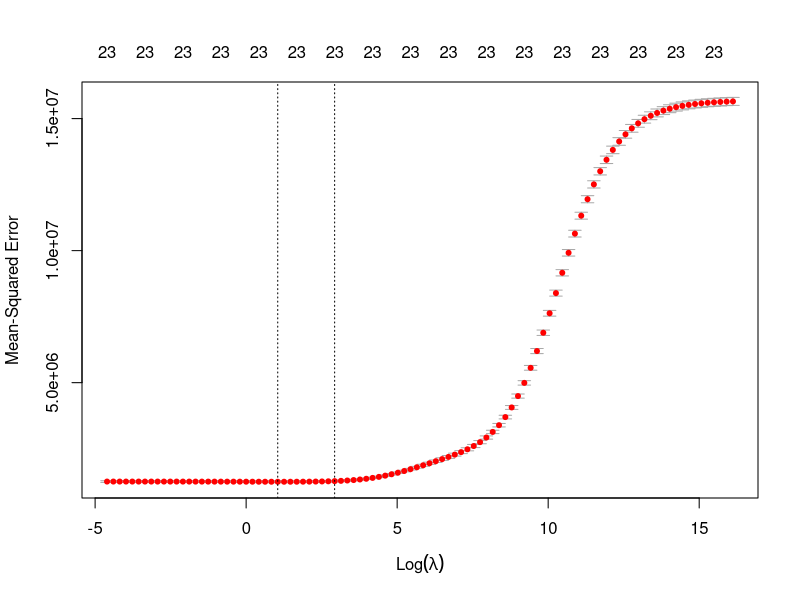
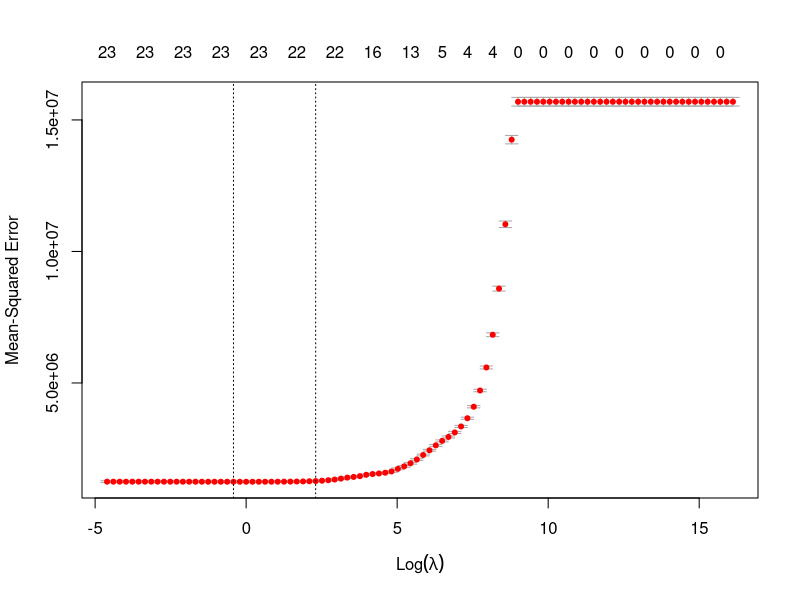
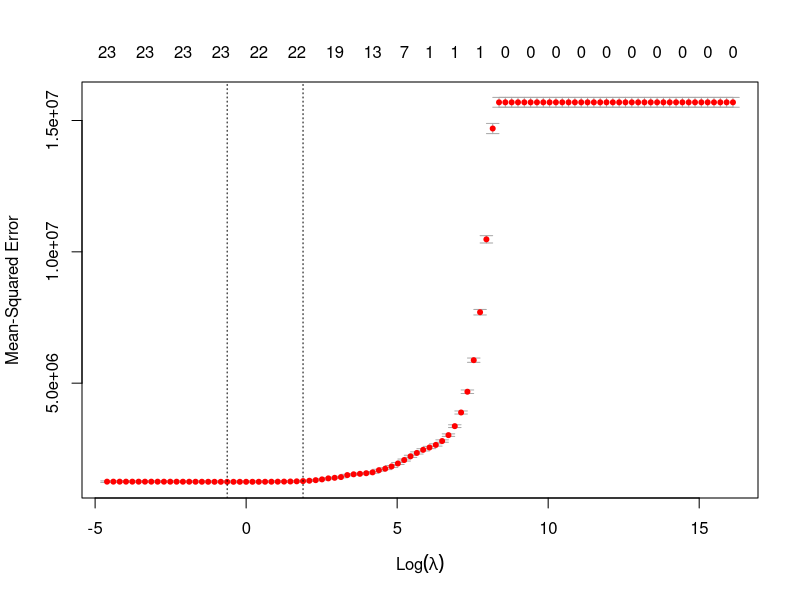

Write the R code that produced these figures, in order. (Note: a time limit stopped this script after it produced the figures.)
## ---- chunk 1
# Required Packages:
# install.packages('glmnet')
# install.packages('e1071')
library(ggplot2)
library(glmnet)
library(e1071)

diamond <- data.frame(diamonds)
## ---- chunk 2
# 1. Converting factors to dummy values:
# (Also, glmnet prefers numeric values)

diamonds.fixed <- cbind(diamond[c(1, 5:6, 8:10)],
                        cut.good=ifelse(diamond$cut=='Good', 1, 0),
                        cut.vgood=ifelse(diamond$cut=='Very Good', 1, 0),
                        cut.premium=ifelse(diamond$cut=='Premium', 1, 0),
                        cut.ideal=ifelse(diamond$cut=='Ideal', 1, 0),
                        
                        col.E=ifelse(diamond$color=='E', 1, 0),
                        col.F=ifelse(diamond$color=='F', 1, 0),
                        col.G=ifelse(diamond$color=='G', 1, 0),
                        col.H=ifelse(diamond$color=='H', 1, 0),
                        col.I=ifelse(diamond$color=='I', 1, 0),
                        col.J=ifelse(diamond$color=='J', 1, 0),
                        
                        clar.SI2=ifelse(diamond$clarity=='SI2', 1, 0),
                        clar.SI1=ifelse(diamond$clarity=='SI1', 1, 0),
                        clar.VS2=ifelse(diamond$clarity=='VS2', 1, 0),
                        clar.VS1=ifelse(diamond$clarity=='VS1', 1, 0),
                        clar.VVS2=ifelse(diamond$clarity=='VVS2', 1, 0),
                        clar.VVS1=ifelse(diamond$clarity=='VVS1', 1, 0),
                        clar.IF=ifelse(diamond$clarity=='IF', 1, 0),
                        
                        diamond[7]
)

diamonds.fixed <- as.matrix(diamonds.fixed)

# 2. Preparing samples:
set.seed(1)
train.indices <- sample(1:nrow(diamonds), nrow(diamonds)/2)

d.specs <- diamonds.fixed[ ,1:23] # X
d.price <- diamonds.fixed[ ,24] # Y

train.specs <- d.specs[train.indices, ] # X_train
train.price <- d.price[train.indices] # Y_train

test.specs <- d.specs[-train.indices, ] # X_test
test.price <- d.price[-train.indices] # Y_test

# 3. Preparing list of candid alpha and lamdas:
alphas <- c(0, 0.5, 1)
lambdas <- 10^seq(7, -2, length=100) # 100 values from 10^-2 to 10^7

# 4. Using cv.glmnet to find the best value of lamda for our alphas:
# 4.a. alpha = 0: Purely Ridge model
ridge.model <- cv.glmnet(train.specs, train.price, alpha=0, lambda=lambdas)
# Choosing best lambda:
plot(ridge.model, xvar="lambda")
best.lambda.r <- ridge.model$lambda.min
cat('The best Lambda for alpha=0 (Pure Ridge model) is: ', best.lambda.r)
# coeff's for best lamda:
predict(ridge.model, type="coefficients", s=best.lambda.r)

# 4.b. alpha = 0.5: Half Ridge model, Half Lasso model
rl.model <- cv.glmnet(train.specs, train.price, alpha=0.5, lambda=lambdas)
# Choosing best lambda:
plot(rl.model, xvar="lambda")
best.lambda.rl <- rl.model$lambda.min
cat('The best Lambda for alpha=0.5 (0.5Ridge/0.5Lasso model) is: ', best.lambda.rl)
# coeff's for best lamda:
predict(rl.model, type="coefficients", s=best.lambda.rl)

# 4.c. alpha = 0.5: Purely Lasso model
lasso.model <- cv.glmnet(train.specs, train.price, alpha=1, lambda=lambdas)
# Choosing best lambda:
plot(lasso.model, xvar="lambda")
best.lambda.l <- lasso.model$lambda.min
cat('The best Lambda for alpha=1 (Pure Lasso model) is: ', best.lambda.l)
# coeff's for best lamda:
predict(lasso.model, type="coefficients", s=best.lambda.l)
## ---- chunk 3
# Calculating the MSE for the 3 models using train data (in-sample):
# 1. Pure Ridge model (alpha=0):
pred_price.train.r <- predict(ridge.model$glmnet.fit, s=best.lambda.r, newx=train.specs)
mse.train.r <- sum((train.price - pred_price.train.r)^2) / nrow(train.specs)
mse.train.r

# 2. Half Ridge/Half Lasso Model (alpha=0.5):
pred_price.train.rl <- predict(rl.model$glmnet.fit, s=best.lambda.rl, newx=train.specs)
mse.train.rl <- sum((train.price - pred_price.train.rl)^2) / nrow(train.specs)
mse.train.rl

# 3. Pure Lasso Model (alpha=1):
pred_price.train.l <- predict(lasso.model$glmnet.fit, s=best.lambda.l, newx=train.specs)
mse.train.l <- sum((train.price - pred_price.train.l)^2) / nrow(train.specs)
mse.train.l
## ---- chunk 4
# MSE for Half Ridge/Half Lasso Model (alpha=0.5) w/ out-sample (test) data:
pred_price.test.rl <- predict(ridge.model$glmnet.fit, s=best.lambda.rl, newx=test.specs)
mse.test.rl <- sum((test.price - pred_price.test.rl)^2) / nrow(test.specs)
mse.test.rl
## ---- chunk 5
# 1. Fitting our data w/ a multiple regression model:
mult_regr.model <- lm(train.price ~ train.specs)

# 2. Predicting outsample using our multiple regression model:
pred_price.test.mult_regr <- cbind(1, test.specs) %*% mult_regr.model$coefficients

# 3. Calculating MSE for test (out-sample) data:
mse.test.mult_regr <- sum((test.price - pred_price.test.mult_regr)^2) / nrow(test.specs)
mse.test.mult_regr
## ---- chunk 6
diamond <- data.frame(diamonds)

diamonds.fixed <- cbind(diamond[c(1, 5:10)],
                        
                        col.E=ifelse(diamond$color=='E', 1, 0),
                        col.F=ifelse(diamond$color=='F', 1, 0),
                        col.G=ifelse(diamond$color=='G', 1, 0),
                        col.H=ifelse(diamond$color=='H', 1, 0),
                        col.I=ifelse(diamond$color=='I', 1, 0),
                        col.J=ifelse(diamond$color=='J', 1, 0),
                        
                        clar.SI2=ifelse(diamond$clarity=='SI2', 1, 0),
                        clar.SI1=ifelse(diamond$clarity=='SI1', 1, 0),
                        clar.VS2=ifelse(diamond$clarity=='VS2', 1, 0),
                        clar.VS1=ifelse(diamond$clarity=='VS1', 1, 0),
                        clar.VVS2=ifelse(diamond$clarity=='VVS2', 1, 0),
                        clar.VVS1=ifelse(diamond$clarity=='VVS1', 1, 0),
                        clar.IF=ifelse(diamond$clarity=='IF', 1, 0),
                        
                        cut=as.factor(ifelse(diamonds$cut=='Premium' |
                                               diamonds$cut=='Ideal', 1, 0))
)
## ---- chunk 7
# Since the dataset is large and therefore the model takes so long to converge,
# I take %25 of the data for training and %25 percent for test:
set.seed(1)
down.sample <- sample(1:nrow(diamonds), nrow(diamonds)/2)
diamonds.fixed.ds <- diamonds.fixed[down.sample, ]
row.names(diamonds.fixed.ds) <- NULL


# 1. Selecting the test/train samples:
train.indices.ds <- sample(1:nrow(diamonds.fixed.ds), nrow(diamonds.fixed.ds)/2)
train.data <- diamonds.fixed.ds[train.indices.ds, ]
test.data <- diamonds.fixed.ds[-train.indices.ds, ]

# 2. SVM:
# C values:
costvalues <- 10^seq(-3,2,1)
# 2.1. Linear Kernl:
svm.linear <- tune(svm, cut~., data=train.data,
                   ranges=list(cost=costvalues), kernel="linear")
summary(svm.linear)

# 2.2. Radial Kernel:
svm.radial <- tune(svm, cut~., data=train.data,
                   ranges=list(cost=costvalues), kernel="radial")
summary(svm.radial)
## ---- chunk 8
svm.bestmodel.pred <- predict(svm.radial$best.model, newdata=test.data)

# The percentage of correct predictions using the out-of-sample data:
sum(svm.bestmodel.pred==test.data$cut)*100/length(test.data$cut)
## ---- chunk 9
# 1. Logistic regression model using in-sample (train data):
logit <- glm(cut~., data=train.data, family="binomial")

# 2. Making predictions using the out-sample (test data):
logit.p <- predict(logit, newdata=test.data, type="response")
logit.pred <- round(logit.p)
# The "reponse" option was used to the get predicted probabilities,
# and then the results were rounded, so that any predicted prob > 0.5 is a 1,
# and vice versa for 0.

# 3. Percentage of correct predictions:
sum(logit.pred==test.data$cut)*100/length(test.data$cut)
